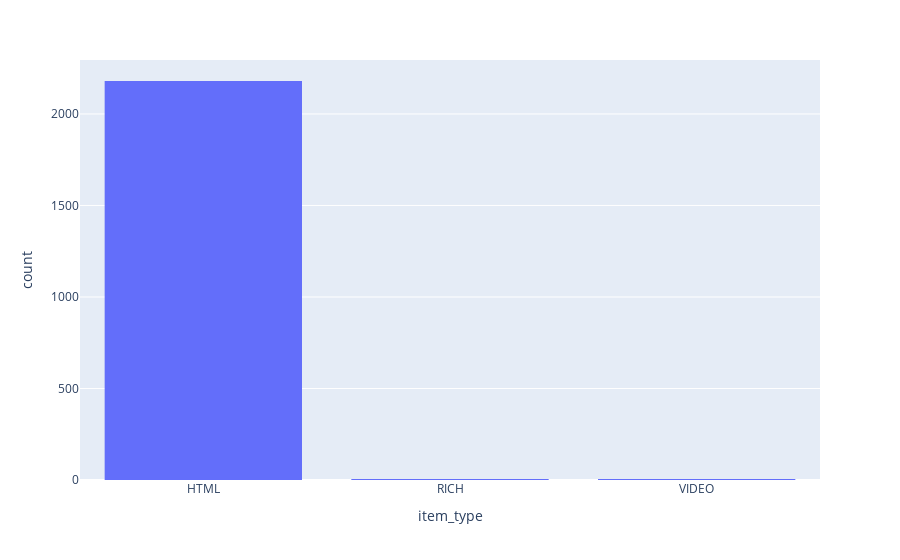

Source (notebook cell):
### Code cell
px.histogram(cnt, x='item_type')

### Figure 1 — Plotly figure (JSON) as saved in the notebook; plotly's stock layout.template omitted (floating-point values rounded to 4 significant figures; data arrays with more than 128 entries replaced by an {"elided": "..."} marker saying what was removed)
{"data": [{"alignmentgroup": "True", "bingroup": "x", "hovertemplate": "item_type=%{x}<br>count=%{y}<extra></extra>", "legendgroup": "", "marker": {"color": "#636efa", "pattern": {"shape": ""}}, "name": "", "offsetgroup": "", "orientation": "v", "showlegend": false, "type": "histogram", "x": {"elided": "2191 str values"}, "xaxis": "x", "yaxis": "y"}], "layout": {"barmode": "relative", "legend": {"tracegroupgap": 0}, "margin": {"t": 60}, "xaxis": {"anchor": "y", "domain": [0, 1], "title": {"text": "item_type"}}, "yaxis": {"anchor": "x", "domain": [0, 1], "title": {"text": "count"}}}}
